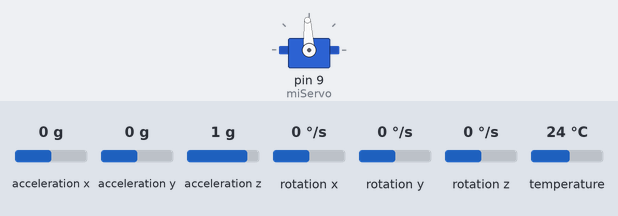
Recording of a sketch running on a simulated Arduino Uno, built with avr-gcc and run on an emulated ATmega328P. Shown: servo. The test bench sets the inputs (shaded band); at power-on: acceleration y 0 g, acceleration z 1 g, rotation x 0 °/s, acceleration x 0 g, rotation y 0 °/s, rotation z 0 °/s, temperature 24 °C. What the sketch prints to the serial monitor is not drawn.

Above: at 0.1 s.
At 2.3 s:
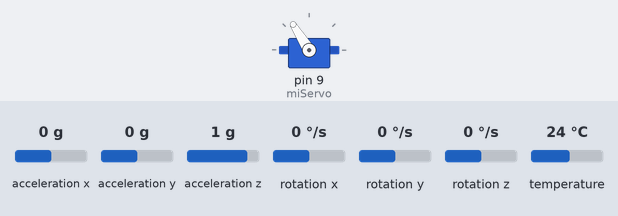
2.4 s: acceleration y set to -1.4 g
4.6 s: acceleration z set to -1.4 g
6.6 s: rotation x set to -192 °/s
Timing chart, 0 to 14.6 s (numbered marks = the images above; inputs shaded):
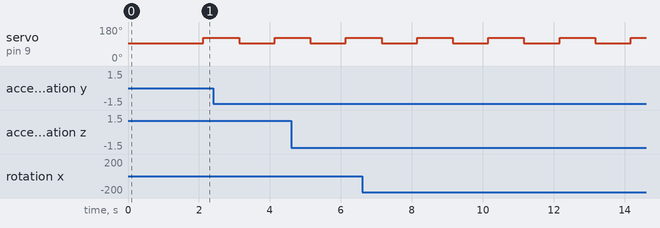

The sketch:

Calibracion_filtro_complementario.ino
```cpp
#include <Servo.h>
#include <Adafruit_MPU6050.h>
#include <Adafruit_Sensor.h>
#include <Wire.h>

#define PERIODO 20000 //período del ciclo en us.
#define N_MUESTRAS 50 //Cantidad de vececs que se mide el ángulo de la IMU para estimar el sesgo
#define N 50 //Cantidad de ciclos para cambiar el comando

Adafruit_MPU6050 mpu;
float theta_bias = 0;
Servo miServo;

void setup() {
  miServo.attach(9); // pin PWM
  Serial.begin(115200); // Inicia la comunicación serial

  Serial.println("Adafruit MPU6050 test!");

  // Try to initialize!
  if (!mpu.begin()) {
    Serial.println("Failed to find MPU6050 chip");
    while (1) {
      delay(10);
    }
  }
  Serial.println("MPU6050 Found!");

  mpu.setAccelerometerRange(MPU6050_RANGE_8_G);
  mpu.setGyroRange(MPU6050_RANGE_500_DEG);
  mpu.setFilterBandwidth(MPU6050_BAND_44_HZ);

  miServo.writeMicroseconds(1500);
  delay(1000);
  sensors_event_t a, g, t;
  for(int i = 0; i < N_MUESTRAS; i++){ //Se calcula es sesgo como el promedio de (N_MUESTRAS) mediciones
    mpu.getEvent(&a, &g, &t);
    theta_bias += (180/PI) * atan2(a.acceleration.y, a.acceleration.z);
  }
  theta_bias/=N_MUESTRAS;
}


float theta_x_gyro = 0; //Posición angular estimada por el giroscopio, asumimos que inicialmente es 0
float theta_x_gyro_fc = 0; //predicción del filtro complementario
float theta_x_acc = 0; //Posición angular estimada por el giroscopio, asumimos que inicialmente es 0
float theta_x_fc = 0; //Posición angular estimada por el filtro complementario

float alpha = 0.1;

float angulo_comando = 0;

int contador = 0;
void loop() {
  unsigned long t_ini = micros();

  int duty_cycle_servo = (int)mapFloat(angulo_comando, -90, 90, 600, 2400); //544 y 2400 son los valores que acepta writeMicroseconds según la documentación
  miServo.writeMicroseconds(duty_cycle_servo);

  //Estimo el ángulo
  sensors_event_t a, g, t;
  mpu.getEvent(&a, &g, &t);
  theta_x_gyro = theta_x_gyro + (180/PI) * g.gyro.x * PERIODO/1000000; //OBS: ¿Qué pasa si el ciclo tarda más de lo esperado?
  theta_x_acc = (180/PI) * atan2(a.acceleration.y, a.acceleration.z) - theta_bias;
  theta_x_gyro_fc = theta_x_fc + (180/PI) * g.gyro.x * PERIODO/1000000;

  theta_x_fc = alpha * theta_x_acc + (1 - alpha) * theta_x_gyro_fc;

  float datos[4] = {theta_x_gyro, theta_x_acc, theta_x_gyro_fc, theta_x_fc};
  matlab_send(datos, 4);

  contador++;
  if(contador%N == 0){
    if(angulo_comando == 0) angulo_comando = 30;
    else angulo_comando = 0;
  }
  while (micros() - t_ini < 20000) {}
}

float mapFloat(float valor, float x_inicial, float x_final, float y_inicial, float y_final){
  return (y_final - y_inicial)/(x_final - x_inicial) * (valor - x_inicial) + y_inicial;
}

void matlab_send(float *datos, size_t largo){
  Serial.write("abcd");
  for(size_t i = 0; i < largo; i++){
    byte * b = (byte *) &datos[i];
    Serial.write(b,4);
  }
}
```

Measured:
- by itself, servo on pin 9 (miServo): alternates 122° for 1.0 s and 93° for 1.0 s
